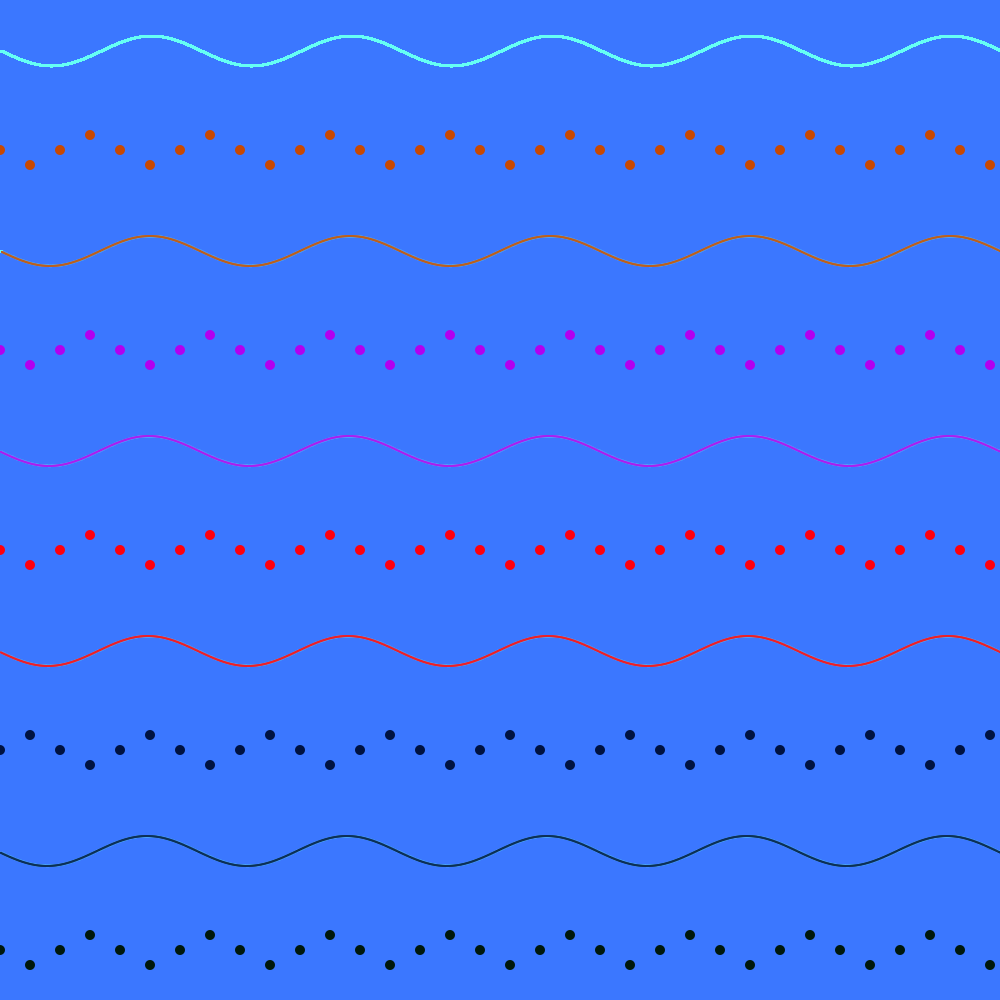
Frame 1 (no input)
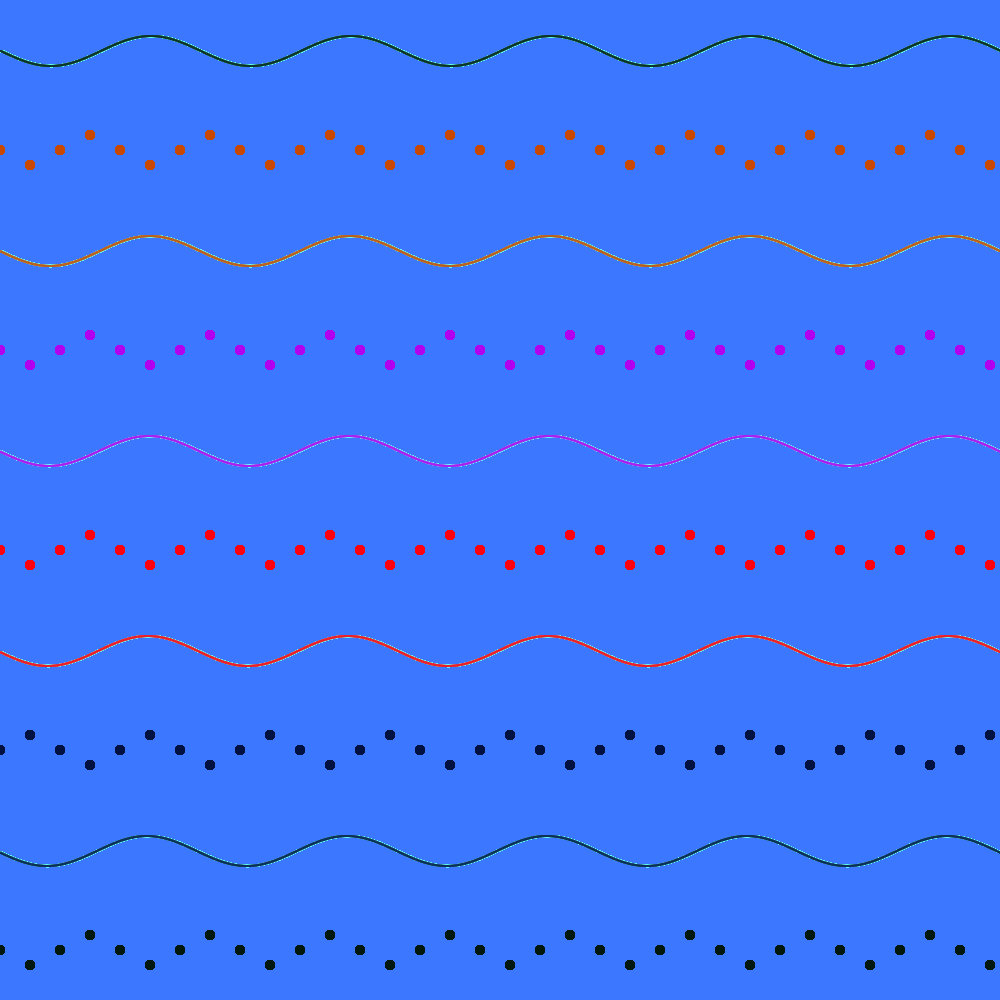
Frame 60 (the mouse pressed at the canvas centre just before this capture)
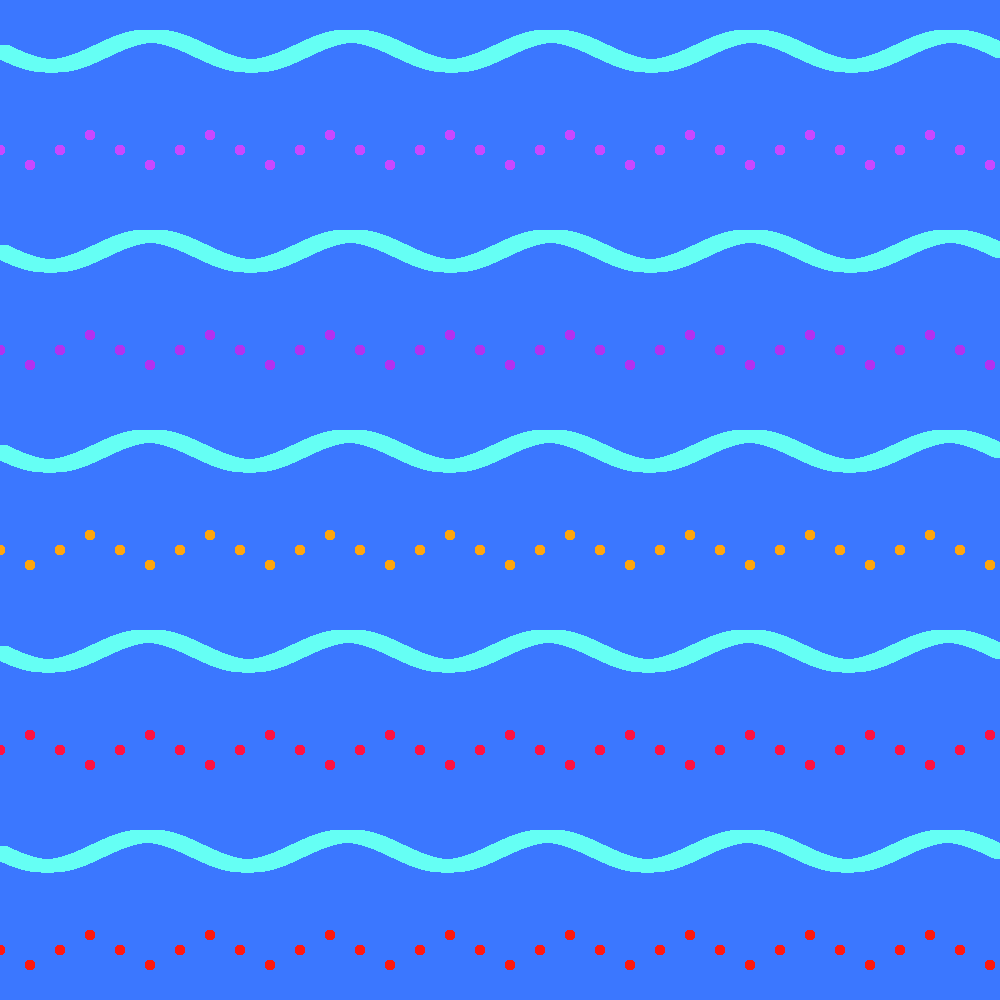
Frame 120 (the mouse held since frame 60 and released just before this capture)

The Processing sketch that drew these frames (run headless with seeded random() and noise(); from frame 60 on, the mouse is pressed at the canvas centre):

// Processing sketch: pattern2_exercise3
// ── pattern2_exercise3.pde
//declaring global variables
float x;
float y;
float a;
float b;
float d;
float z;

void setup () {
  size(1000, 1000);
  background( 59, 119, 255);
}

void draw () {
 //STILL TRYING TO FIGURE OUT HOW TO CREATE A FOR LOOP FOR A FOR LOOP FOR THE CURVED LINES
  //drawing a curved line using for loop and rectangles

      float angle = 0.0;
      for ( int x = 0; x <= width; x++) {
      float y = 50 + (sin(angle) * 15.0);
      stroke(101, 255, 244);
      rect(x, y, 2, 2); 
      angle += PI/100.0;
       if (mousePressed){ //if the mouse is clicked then all the curved lines will thicken
          strokeWeight(10);
         }
    }

  //drawing a curved line using ellipses and for loop
  float angle2 = 0.0;
 
  for ( int a = 0; a <= width; a+=30) {
    float b = 50 + (sin(angle2) * 15.0);
     noStroke();
     fill(200, 72, mouseY); //the color of the ellipses change depending on the location of the cursor
     ellipse(a, b + 100, 10, 10); 
    
    angle2 += PI/2.0;
  }
//drawing a curved line using for loop and rectangles
    float anglea = 0.0;
      for ( int x = 0; x <= width; x++) {
      float y = 50 + (sin(angle) * 15.0);
      stroke(101, 255, 244);
      rect(x, y + 200, 2, 2); 
      angle += PI/100.0;
   if (mousePressed){
          strokeWeight(10);
   } else{
            strokeWeight(0);
          
   }
      }
 //drawing a curved line using ellipses and for loop
float angle3 = 0.0;
 
  for ( int a = 0; a <= width; a+=30) {
    float b = 50 + (sin(angle3) * 15.0);
    noStroke();
     fill(178, mouseY/10, 239);
     ellipse(a, b + 300, 10, 10); 
    
    angle3 += PI/2.0;
  }

//drawing a curved line using for loop and rectangles
    float angleb = 0.0;
      for ( int x = 0; x <= width; x++) {
      float y = 50 + (sin(angle) * 15.0);
      stroke(101, 255, 244);
      rect(x, y + 400, 2, 2); 
      angle += PI/100.0;
         if (mousePressed){
          strokeWeight(10);
        }
      }
//drawing a curved line using ellipses and for loop
float angle4 = 0.0;
 
  for ( int a = 0; a <= width; a+=30) {
    float b = 50 + (sin(angle4) * 15.0);
     noStroke();
     fill(255, mouseX/3, 12);
     ellipse(a, b + 500, 10, 10); 
    
    angle4 += PI/2.0;

  }
  
  
  
//drawing a curved line using for loop and rectangles
    float anglec = 0.0;
      for ( int x = 0; x <= width; x++) {
      float y = 50 + (sin(angle) * 15.0);
      stroke(101, 255, 244);
      rect(x, y + 600, 2, 2); 
      angle += PI/100.0;
          if (mousePressed){
          strokeWeight(10);
        }
      }
      
      //drawing a curved line using ellipses and for loop
float angle5 = 0.0;
 
  for ( int a = 0; a <= width; a+=30) {
    float b = 50 + (sin(angle4) * 15.0);
     noStroke();
     fill(mouseY, 18, 65);
     ellipse(a, b + 700, 10, 10); 
    
    angle4 += PI/2.0;

  }
      //drawing a curved line using for loop and rectangles
    float angled = 0.0;
      for ( int x = 0; x <= width; x++) {
      float y = 50 + (sin(angle) * 15.0);
      stroke(101, 255, 244);
      rect(x, y + 800, 2, 2); 
      angle += PI/100.0;
          if (mousePressed){
          strokeWeight(10);
        }
      }
      
      
      //drawing a curved line using ellipses and for loop
float angle6 = 0.0;
  for ( int a = 0; a <= width; a+=30) {
      float b = 50 + (sin(angle6) * 15.0);
     noStroke();
     fill(mouseX, 24, 13);
     ellipse(a, b + 900, 10, 10); 
    angle6 += PI/2.0;
  }
 
}
